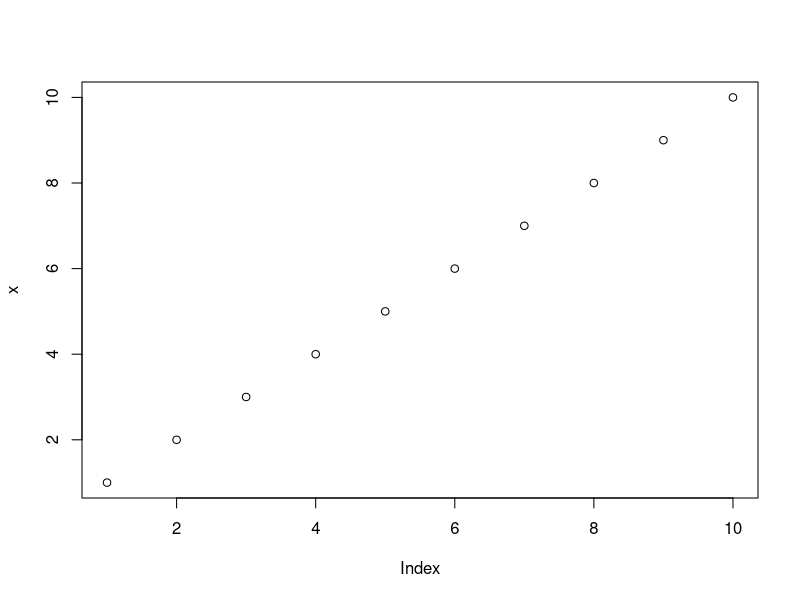
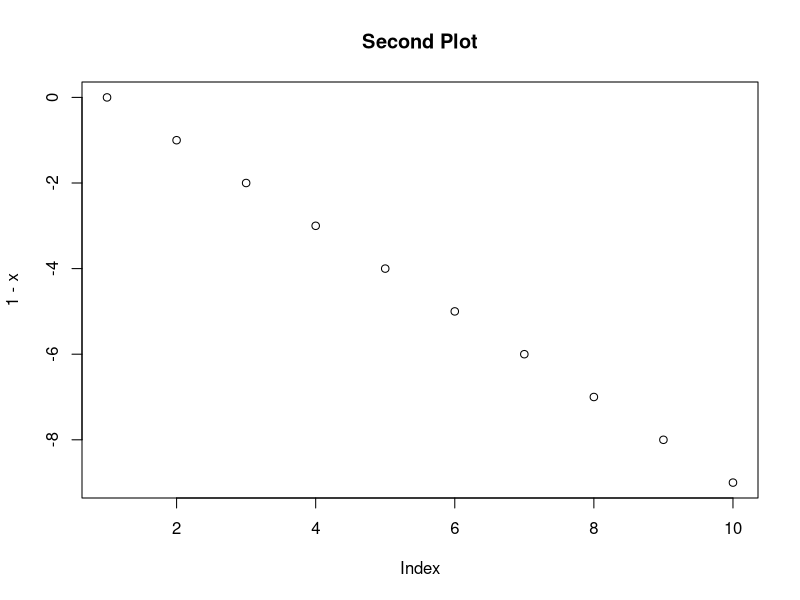

Source code (R) for these figures, in order:
### This is our first git-controlled file

x <- 1:10
plot(x)
plot(1-x, main="Second Plot") # New Comment

### some more code
print(x)